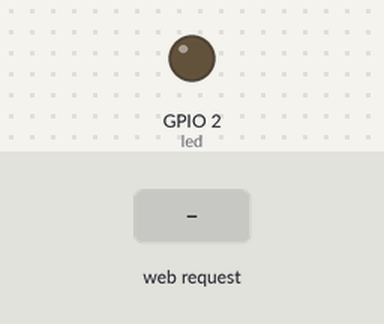
The program below on a simulated ESP32. Shown: output pins drawn as LEDs (lit = HIGH). The test bench sets the inputs (shaded band). WiFi joins after 1.5 s; servers stay silent unless stated; storage starts empty; random numbers use the default seed unless the program sets one; what the program prints to the serial monitor is not drawn.

Above: at 3.2 s.
3.3 s: HTTP request GET /on received
At 4.3 s:
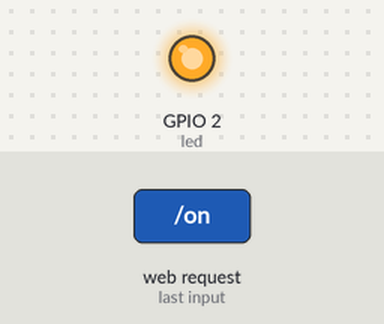
4.8 s: HTTP request GET /off received
At 5.4 s:
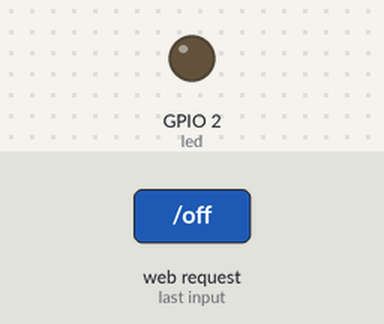
Timing chart, 0 to 7.8 s (numbered marks = the images above; inputs shaded):
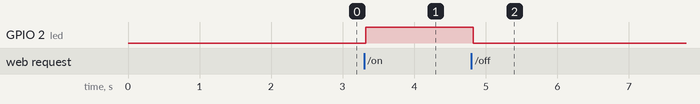

Measured:
- after the input at 3.3 s, GPIO 2 (led): LOW → HIGH at once
- after the input at 4.8 s, GPIO 2 (led): HIGH → LOW at once

The program:

main.cpp
```cpp
#include <Arduino.h>

/**************** MODO STATION (CONECTA A REDE WIFI) ************************/
#include <WiFi.h>
#include <WebServer.h>

#include <ESPAsyncWebServer.h>

#include "FS.h"
#include "SPIFFS.h"


#define led 2

const char* ssid = "iPhone de Mikael";  // Enter your SSID here
const char* password = "123mikael";  //Enter your Password here

AsyncWebServer server(80);

String le_temp()
{
  float temp = random(0,1000)/10;
  return String(temp);
}

String le_umid()
{
  float umid = random(0,1000)/10;
  return String(umid);
}


String processor(const String& var)
{
  if (var == "TEMP"){
    return le_temp();
  }
  else if (var == "UMID"){
    return le_umid();
  }
  return String();
}

void setup()
{
  Serial.begin(115200);

  pinMode(led, OUTPUT);

  if(!SPIFFS.begin())
  {
    Serial.println("Um errro aconteceu durante a montagem da Flash");
    return;
  }

  Serial.println("Conectando......");
  WiFi.begin(ssid, password);


  while (WiFi.status() != WL_CONNECTED)
  {
    delay(1000);
    Serial.print(".");
  }
  Serial.println("");
  Serial.println("WiFi conectado com sucesso");
  Serial.print("IP do ESP32 eh: ");
  Serial.println(WiFi.localIP());

  server.on("/", HTTP_GET, [](AsyncWebServerRequest *request)
  {
    request->send(SPIFFS, "/index.html", String(), false, processor);
  });

  server.on("/novo_estilo.css", HTTP_GET, [](AsyncWebServerRequest *request)
  {
    request->send(SPIFFS, "/novo_estilo.css", "text/css");
  });

   server.on("/on", HTTP_GET, [](AsyncWebServerRequest *request){
    digitalWrite(led, HIGH);
    request->send(SPIFFS, "/index.html", String(), false, processor);
  });

  server.on("/off", HTTP_GET, [](AsyncWebServerRequest *request){
    digitalWrite(led, LOW);
    request->send(SPIFFS, "/index.html", String(), false, processor);
  });

  server.on("/temp", HTTP_GET, [](AsyncWebServerRequest *request){
    request->send_P(200, "text/plain", le_temp().c_str());
  });

  server.on("/umid", HTTP_GET, [](AsyncWebServerRequest *request){
    request->send_P(200, "text/plain", le_umid().c_str());
  });

  server.begin();
}

void loop()
{}
```
